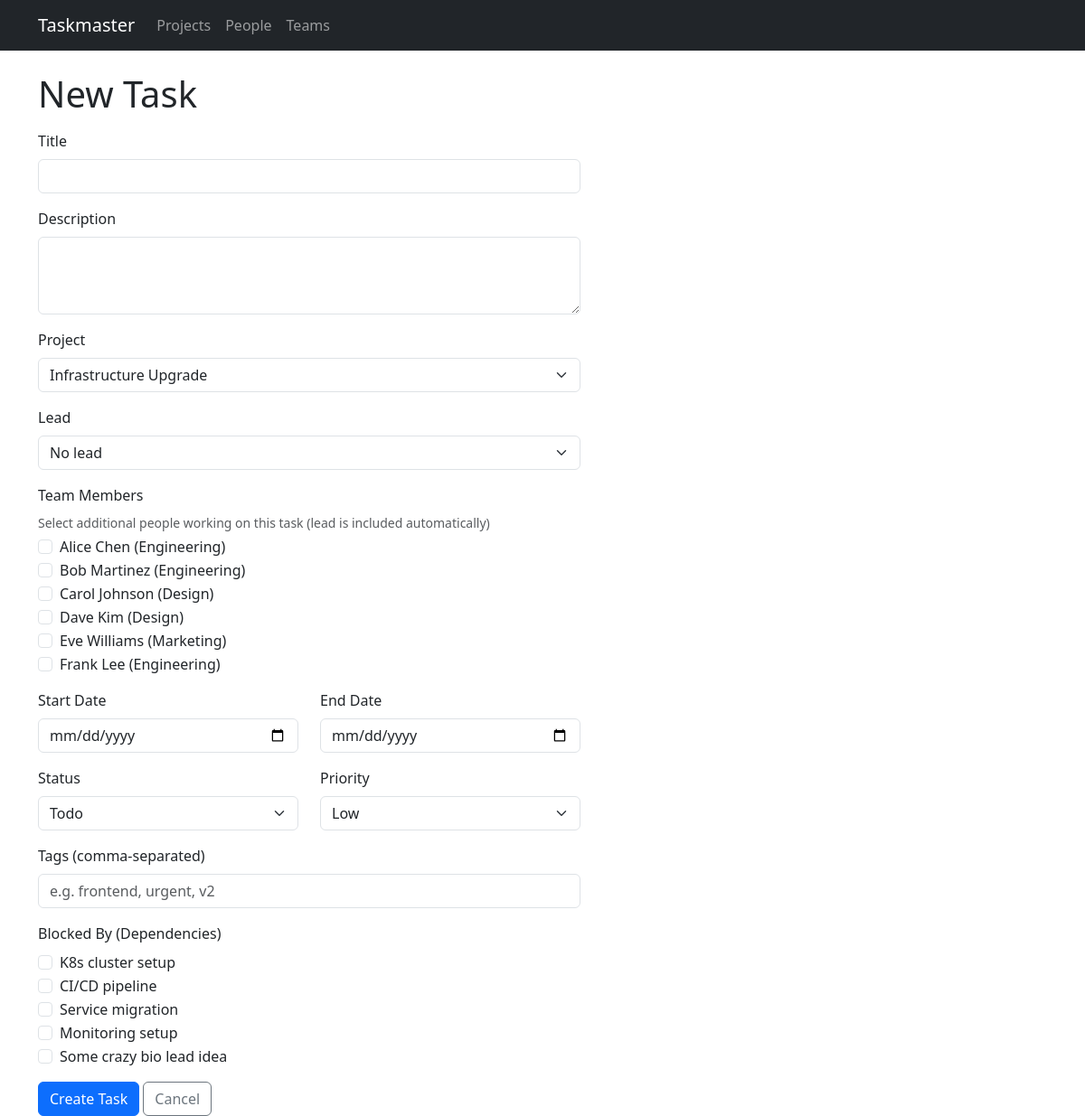
/tasks/new?project_id=4, run on an earlier commit of the app's database.
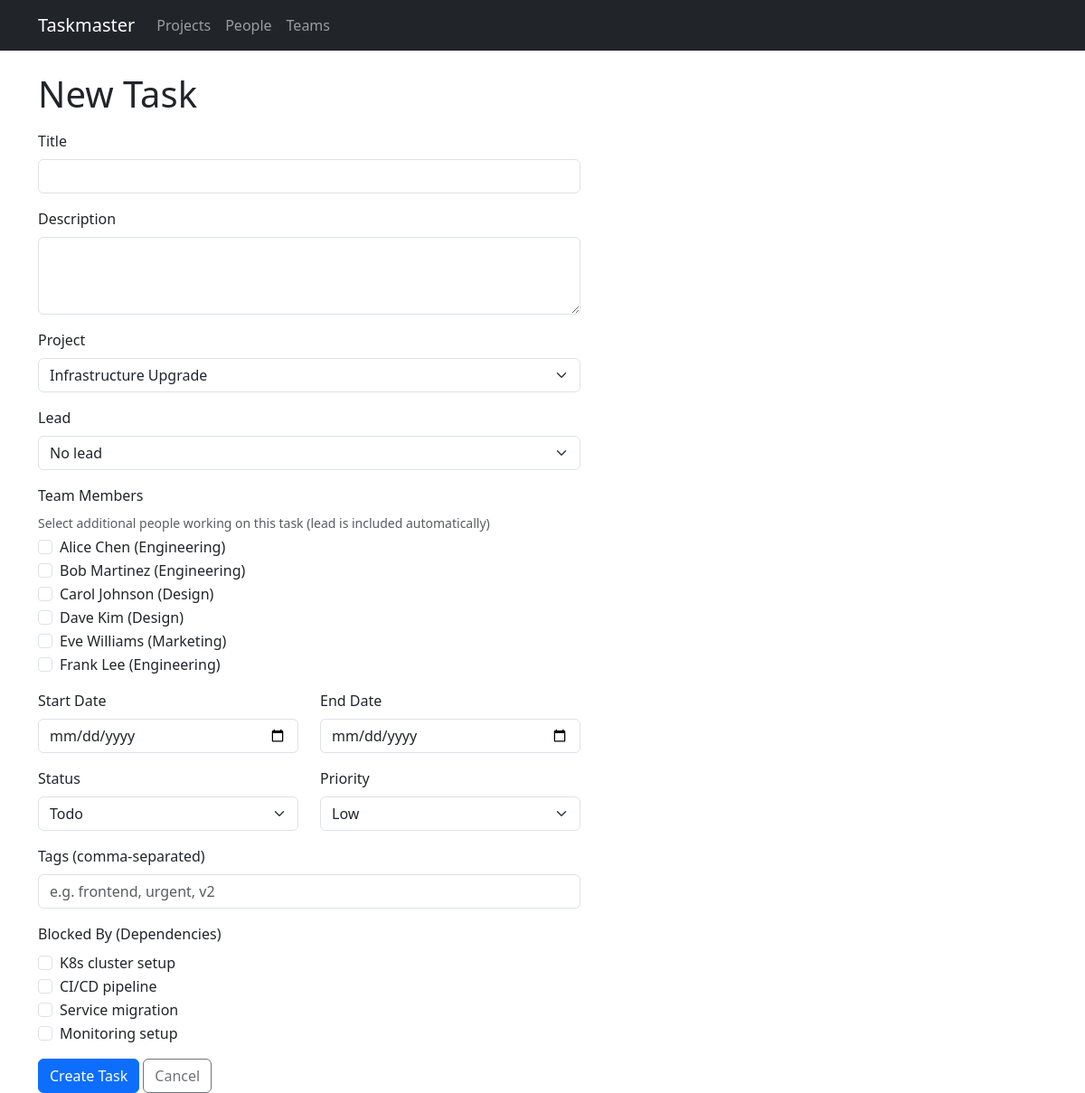
And on a later commit of the database.
### models.py (models this page shows, shortened)
class Person(db.Model):
    id = db.Column(db.Integer, primary_key=True)
    name = db.Column(db.String(120), nullable=False)
    email = db.Column(db.String(120))
    team_id = db.Column(db.Integer, db.ForeignKey('team.id'))
    assignments = db.relationship('TaskAssignment', backref='person', lazy=True)

class Team(db.Model):
    id = db.Column(db.Integer, primary_key=True)
    name = db.Column(db.String(120), nullable=False)
    members = db.relationship('Person', backref='team', lazy=True)

class Task(db.Model):
    id = db.Column(db.Integer, primary_key=True)
    title = db.Column(db.String(200), nullable=False)
    description = db.Column(db.Text)
    project_id = db.Column(db.Integer, db.ForeignKey('project.id'), nullable=False)
    start_date = db.Column(db.Date, nullable=False)
    end_date = db.Column(db.Date, nullable=False)
    status = db.Column(db.String(20), default='todo')  # todo, in_progress, done
    priority = db.Column(db.String(20), default='medium')  # low, medium, high, critical
    assignments = db.relationship('TaskAssignment', backref='task', lazy=True,
                                   cascade='all, delete-orphan')
    tags = db.relationship('Tag', secondary=task_tags, backref=db.backref('tasks', lazy=True))
    status_updates = db.relationship('StatusUpdate', backref='task', lazy=True,
                                     order_by='StatusUpdate.created_at.desc()',
                                     cascade='all, delete-orphan')
    dependencies = db.relationship(
        'Task',
        secondary='task_dependency',
        primaryjoin='Task.id == TaskDependency.task_id',
        secondaryjoin='Task.id == TaskDependency.depends_on_id',
        backref=db.backref('dependents', lazy=True),
        lazy=True,
    )

### routes/tasks.py (the view, shortened to what this page needs)
@bp.route('/tasks/new', methods=['GET', 'POST'])
def new_task():
    project_id = request.args.get('project_id', type=int)
    projects = Project.query.order_by(Project.name).all()
    people = Person.query.order_by(Person.name).all()
    available_deps = []
    if project_id:
        available_deps = Task.query.filter_by(project_id=project_id).all()
    return render_template('tasks/form.html', task=None, projects=projects,
                           people=people, project_id=project_id,
                           available_deps=available_deps)

### templates/tasks/form.html (shortened to what the changed rows need)
{% extends "base.html" %}
{% block content %}
<h1>{{ 'Edit' if task else 'New' }} Task</h1>
<form method="post" class="mt-3" style="max-width: 600px;">
    <div class="mb-3">
        {% for person in people %}
        <div class="form-check">
            <input class="form-check-input member-check" type="checkbox" name="member_ids"
                   value="{{ person.id }}" id="member-{{ person.id }}"
                   {{ 'checked' if task and person in task.assignees else '' }}>
            <label class="form-check-label" for="member-{{ person.id }}">
                {{ person.name }}{% if person.team %} ({{ person.team.name }}){% endif %}
            </label>
        </div>
        {% endfor %}
    </div>
    {% if available_deps %}
    <div class="mb-3">
        {% for dep_task in available_deps %}
        <div class="form-check">
            <input class="form-check-input" type="checkbox" name="dependencies"
                   value="{{ dep_task.id }}" id="dep-{{ dep_task.id }}"
                   {{ 'checked' if task and dep_task in task.dependencies else '' }}>
            <label class="form-check-label" for="dep-{{ dep_task.id }}">
                {{ dep_task.title }}
            </label>
        </div>
        {% endfor %}
    </div>
    {% endif %}
</form>
{% endblock %}

What changed in the data, as far as the page shows it:
removed Task: title "Some crazy bio lead idea"
